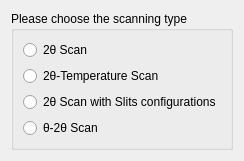
  <widget class="QWizardPage" name="scanningType">
   <property name="toolTip">
    <string>&lt;html&gt;&lt;head/&gt;&lt;body&gt;&lt;p&gt;DAQ Tool | ID09 - MS/XPD (Materials Science/X-ray Powder Diffraction) beamline&lt;/p&gt;&lt;/body&gt;&lt;/html&gt;</string>
   </property>
   <attribute name="pageId">
    <string notr="true">3</string>
   </attribute>
   <layout class="QGridLayout" name="gridLayout_21">
    <item row="0" column="0">
     <widget class="QGroupBox" name="scanningTypeGroupBox">
      <property name="cursor">
       <cursorShape>ArrowCursor</cursorShape>
      </property>
      <property name="toolTip">
       <string>Scanning Type : (TwoTheta Scan, TwoTheta Temperature Scan, TwoTheta Scan with Slits Configurations, ThetaTwoTheta Scan)</string>
      </property>
      <property name="autoFillBackground">
       <bool>false</bool>
      </property>
      <property name="title">
       <string>Please choose the scanning type</string>
      </property>
      <property name="flat">
       <bool>false</bool>
      </property>
      <property name="checkable">
       <bool>false</bool>
      </property>
      <layout class="QGridLayout" name="gridLayout_8">
       <item row="0" column="0">
        <widget class="QERadioButton" name="twoThetaScan">
         <property name="cursor">
          <cursorShape>PointingHandCursor</cursorShape>
         </property>
         <property name="text">
          <string>2θ Scan</string>
         </property>
         <property name="variable" stdset="0">
          <string>$(P)ScanningType</string>
         </property>
         <property name="variableSubstitutions" stdset="0">
          <string>P=MS:</string>
         </property>
         <property name="variableAsToolTip">
          <bool>false</bool>
         </property>
         <property name="displayAlarmStateOption" stdset="0">
          <enum>QERadioButton::Never</enum>
         </property>
         <property name="separator" stdset="0">
          <enum>QERadioButton::NoSeparator</enum>
         </property>
         <property name="clickText">
          <string>1</string>
         </property>
         <property name="clickCheckedText">
          <string>Two Theta Step Scan</string>
         </property>
        </widget>
       </item>
       <item row="1" column="0">
        <widget class="QERadioButton" name="twoThetaTempScan">
         <property name="cursor">
          <cursorShape>PointingHandCursor</cursorShape>
         </property>
         <property name="toolTip">
          <string>TwoTheta Temperature Scan</string>
         </property>
         <property name="text">
          <string>2θ-Temperature Scan</string>
         </property>
         <property name="variable" stdset="0">
          <string>$(P)ScanningType</string>
         </property>
         <property name="variableSubstitutions" stdset="0">
          <string>P=MS:</string>
         </property>
         <property name="variableAsToolTip">
          <bool>false</bool>
         </property>
         <property name="displayAlarmStateOption" stdset="0">
          <enum>QERadioButton::Never</enum>
         </property>
         <property name="clickText">
          <string>2</string>
         </property>
         <property name="clickCheckedText">
          <string>Two Theta Temp Scan</string>
         </property>
        </widget>
       </item>
       <item row="2" column="0">
        <widget class="QERadioButton" name="twoThetaSlitsScan">
         <property name="cursor">
          <cursorShape>PointingHandCursor</cursorShape>
         </property>
         <property name="toolTip">
          <string>TwoTheta Scan With Slits Configurations</string>
         </property>
         <property name="text">
          <string>2θ Scan with Slits configurations</string>
         </property>
         <property name="variable" stdset="0">
          <string>$(P)ScanningType</string>
         </property>
         <property name="variableSubstitutions" stdset="0">
          <string>P=MS:</string>
         </property>
         <property name="variableAsToolTip">
          <bool>false</bool>
         </property>
         <property name="displayAlarmStateOption" stdset="0">
          <enum>QERadioButton::Never</enum>
         </property>
         <property name="clickText">
          <string>3</string>
         </property>
         <property name="clickCheckedText">
          <string>Two Theta with Slits Scan</string>
         </property>
        </widget>
       </item>
       <item row="3" column="0">
        <widget class="QERadioButton" name="thetaTwoThetaScan">
         <property name="cursor">
          <cursorShape>PointingHandCursor</cursorShape>
         </property>
         <property name="toolTip">
          <string>ThetaTwoTheta Scan</string>
         </property>
         <property name="text">
          <string>θ-2θ Scan</string>
         </property>
         <property name="variable" stdset="0">
          <string>$(P)ScanningType</string>
         </property>
         <property name="variableSubstitutions" stdset="0">
          <string>P=MS:</string>
         </property>
         <property name="variableAsToolTip">
          <bool>false</bool>
         </property>
         <property name="displayAlarmStateOption" stdset="0">
          <enum>QERadioButton::Never</enum>
         </property>
         <property name="clickText">
          <string>4</string>
         </property>
         <property name="clickCheckedText">
          <string>Theta Two Theta Scan</string>
         </property>
        </widget>
       </item>
      </layout>
     </widget>
    </item>
   </layout>
  </widget>
